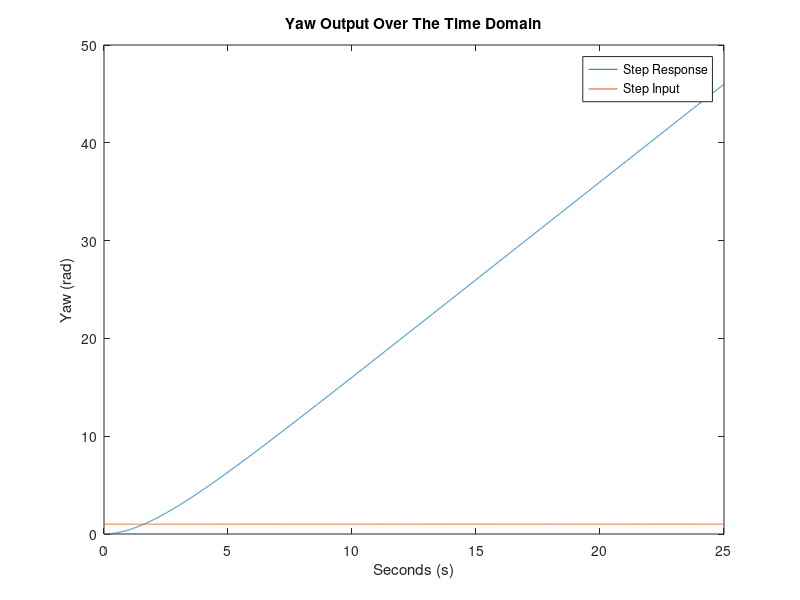
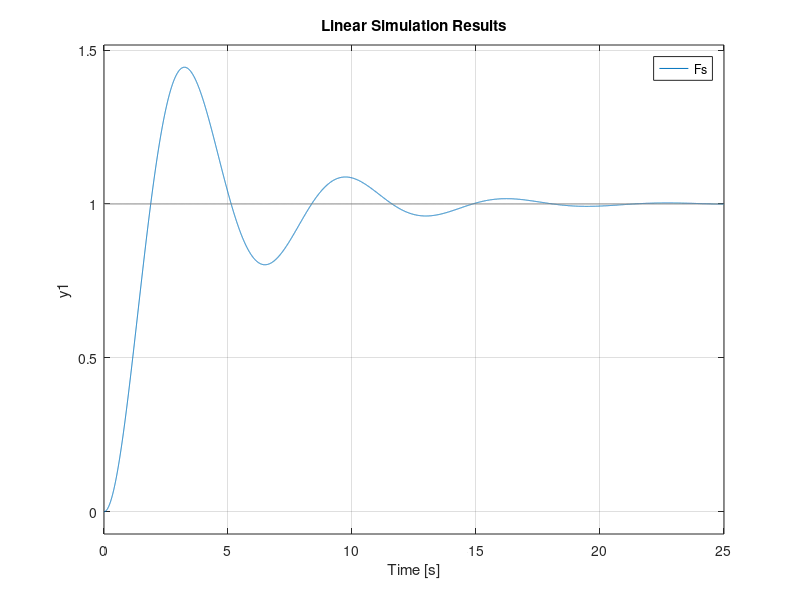
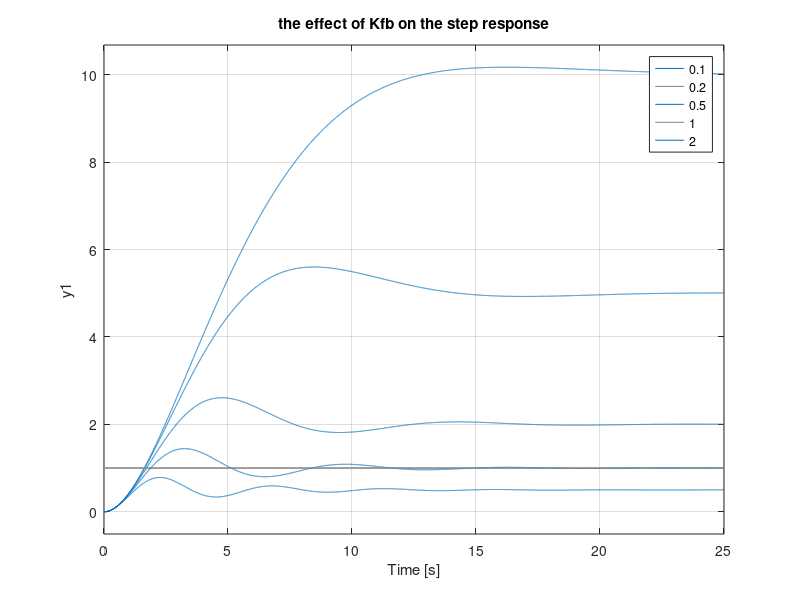
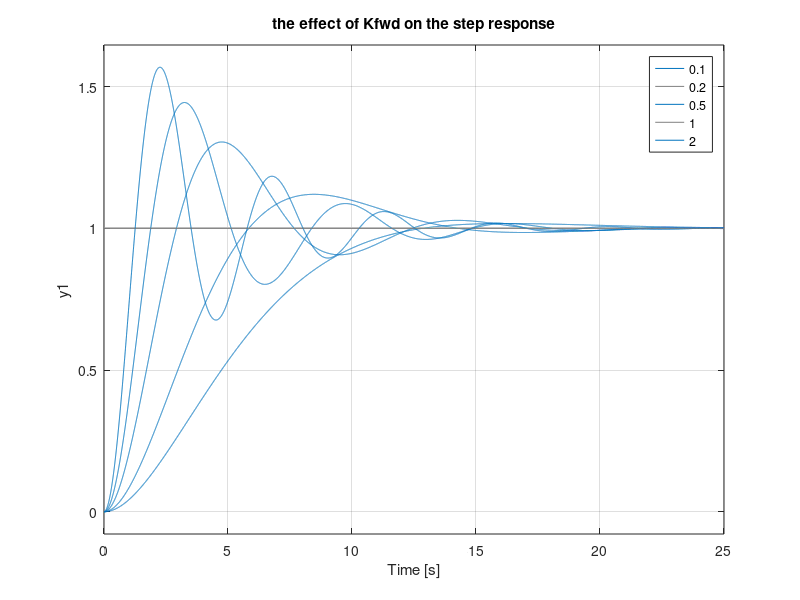

These charts were generated, in order, by the following MATLAB code: (Note: this script raises an error after producing the figures.)
%% EGB242 Assignment 2, Section 2 %%
% This file is a template for your MATLAB solution to Section 2.
%
% Before starting to write code, generate your data with the ??? as
% described in the assignment task.

%% Initialise workspace
clear all; close all;

% Begin writing your MATLAB solution below this line.

%2.1 - Inverse Laplace Transform.
%

%25 seconds, 10000 samples
t = linspace(0, 25, 10000);
% dont need u(t)
psiOut = 4*exp(-0.5*t) + 2*t - 4;

% step input
% = 1 doesnt work
% needs to be same length as t
stepInput = ones(size(t));

figure(1)
plot(t, psiOut, t, stepInput);
xlabel("Seconds (s)")
ylabel("Yaw (rad)")
title("Yaw Output Over The Time Domain")
legend("Step Response", "Step Input")

%yaw keeps increasing
%The motor alone is not sufficient. This is because the angle does not
%converge on a constant angle.


%
%
%2.2 / 2.3 - Supervisor suggests a potentiometer attached to the motors axle
%
%
% 
% The potentiometer should fix the problem by creating a damped system,
% resulting in the angle converging.
% Id say the suggestion is justified, as it now converges on a single point


%apparently Ive done too much working.
%potPsiOut = ((2*pi) / s) + (-2*pi*s -pi)/(s^2 + 0.5*s + (1/(2*pi)));
Fs = tf( 1, [1, 0.5, 1]);
%timePotPsiOut = ilaplace(potPsiOut);
%errors, needs to convert to double
%errors telling me to apply "subs: function first
%potTimeFinal = double(subs(timePotPsiOut, t, linspace(0, 25, 10000)));

figure(2)
title("Control System With Potentiometer against time")
ylabel("Yaw (radians)")
lsim(Fs, stepInput, t); 

%
% The system now makes the angle of the motor converge on a single point
% which does improve on the previous situation where the motor kept
% turning. However, it converges on the angle of 1 randian, where we want
% the system to go between 0rad and 2pi radians. 
% 
% 
% 2.5
%
%


%newTransfer = (Gg) / (s*(s+0.5) * Hg * Gg);

%testing Kfd changing and Kfwd = 1;
testValues = [0.1, 0.2, 0.5, 1, 2];
figure(3);
for i = testValues
    %doesnt like me having these outside the for loop
    Kfwd = 1;
    Kfd = i;
    newTransfer = tf(Kfwd, [1, 0.5, Kfwd*Kfd]);
    lsim(newTransfer, stepInput, t);
    hold on;
end
legend("0.1", "0.2", "0.5", "1", "2")
title("the effect of Kfb on the step response")

% Kfd changed where the settling value is. at 0.1 it settles at around 10
% rads, with it decreasing down to 0.5 radians at a value of 2.
hold off;
figure(4);
for i = testValues
    %doesnt like me having these outside the for loop
    Kfwd = i;
    Kfd = 1;
    newTransfer = tf(Kfwd, [1, 0.5, Kfwd*Kfd]);
    lsim(newTransfer, stepInput, t);
    hold on;
end
legend("0.1", "0.2", "0.5", "1", "2")
title("the effect of Kfwd on the step response")
hold off;

%Kfwd appears to alter the response time, with the system reacting to the
%step input faster, but also increasing the %overshoot

%2.6

%Tp = 15
%between 0 and 2pi

wn = 0.3261363341;
zeta = 0.766550592;

newKfd = 1/(2*pi);
newKfwd = (wn^2) / newKfd;
cameraTF = tf(newKfwd, [1, 0.5, newKfwd*newKfd]);
figure(5);
lsim(cameraTF, stepInput, t);

%stepinfo(cameraTF)

%
% 2.7
%

%panorama
%from 30 degrees to 210 degrees

% 30 * pi/180
% = pi/6
% /2pi to get voltage
%   1/12V

% 210 * pi/180
% = 7pi / 6
% /2pi to get voltage
% = 7/12

[startIm, finalIm] = cameraPan((1/12), (7/12), cameraTF);


% It took around 23 seconds to pan from the initial angle to the final
% angle. It overshot the final angle by 3-4 degrees before panning back. 
% time to 
